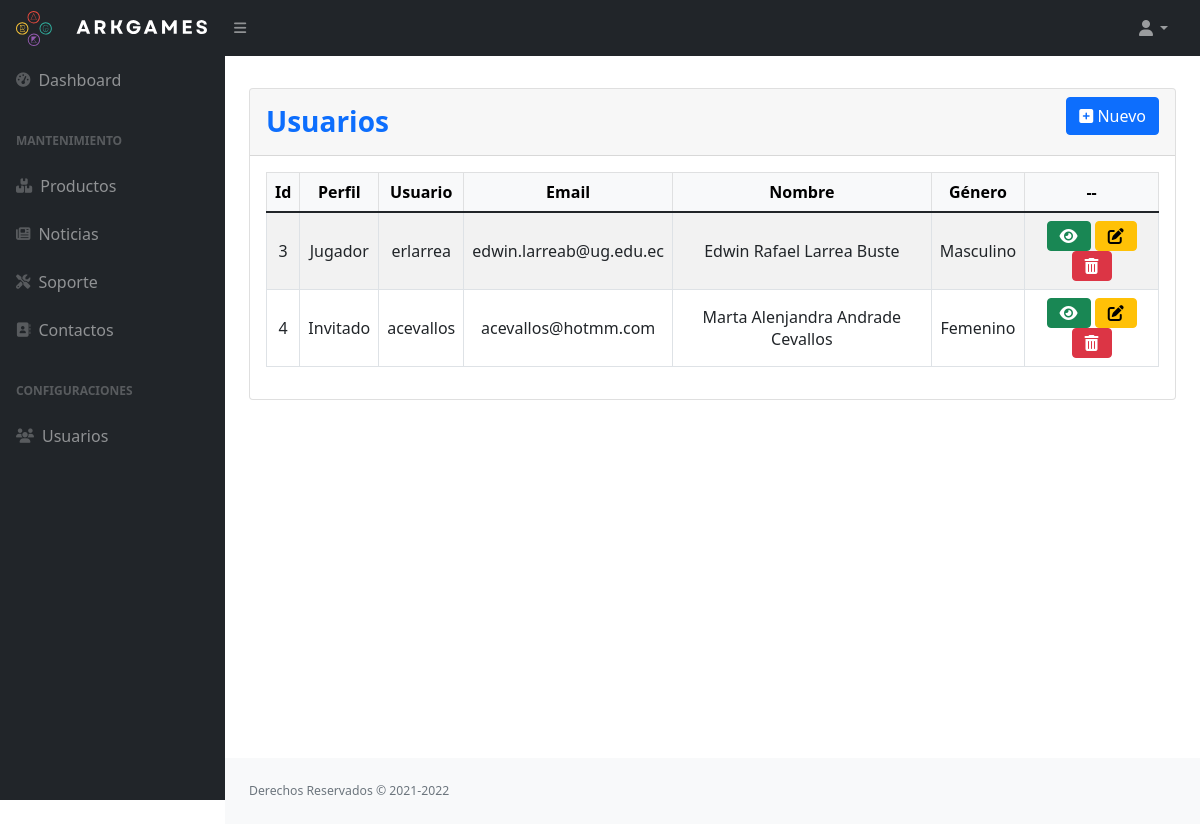
The app's page /index.php?c=usuarios, older data.
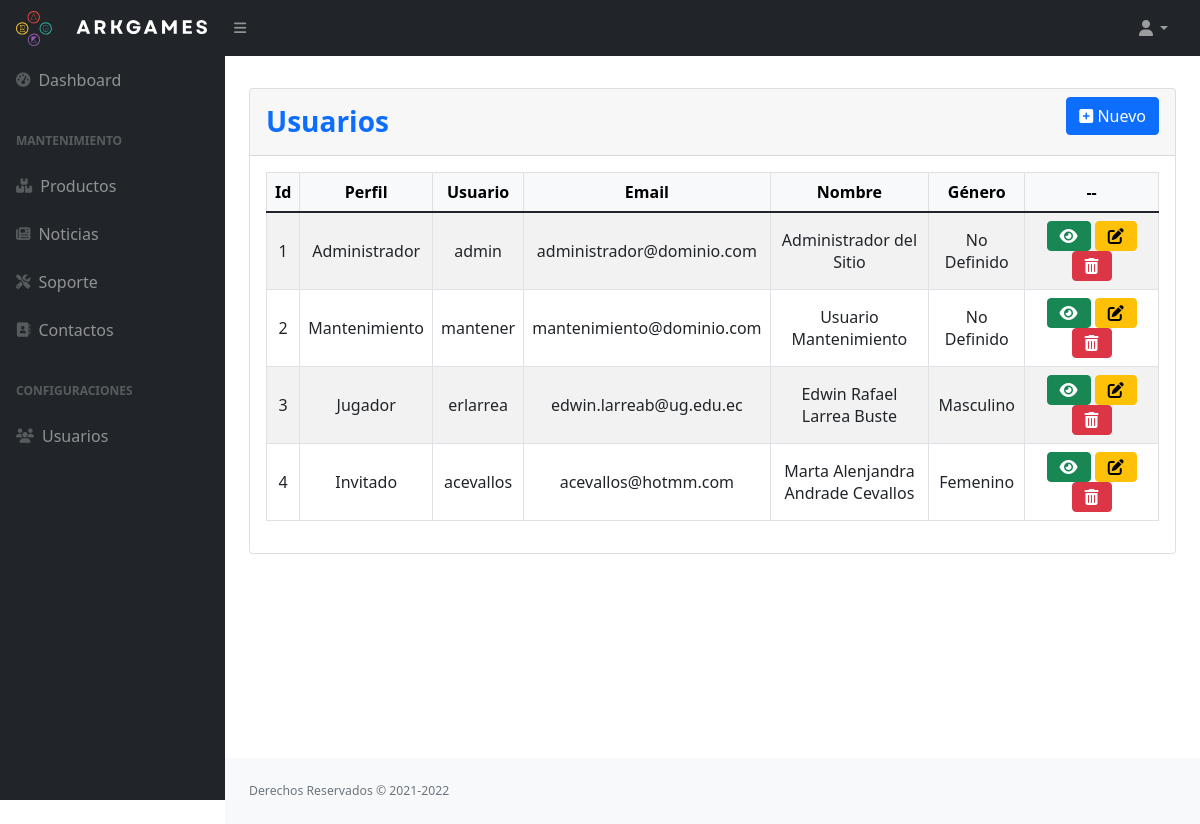
The same page, newer data.
### tables this page shows
CREATE TABLE `usuarios` (
    `Id` bigint unsigned NOT NULL AUTO_INCREMENT,
    `IdRol` enum('0', '1', '2', '3') NOT NULL COMMENT 'Tipos de Roles (0=> Invitado, 1=>Administrador, 2=>Jugador, 3=>Mantenimiento)',
    `IdServidor` int NOT NULL DEFAULT 0,
    `NickName` varchar(15) NOT NULL,
    `Email` varchar(80) DEFAULT '',
    `NombreCompleto` varchar(80) NOT NULL,
    `Genero` varchar(1) NOT NULL DEFAULT 'N',
    `FechaNacimiento` timestamp NOT NULL,
    `PasswordHASH` blob NOT NULL,
    `Activo` tinyint(1) NOT NULL DEFAULT 1,
    `UsuarioActualizacion` bigint unsigned NOT NULL DEFAULT 0,
    `FechaCreacion` timestamp NOT NULL DEFAULT CURRENT_TIMESTAMP,
    `FechaActualizacion` timestamp NOT NULL DEFAULT CURRENT_TIMESTAMP,
    PRIMARY KEY (`Id`)
  );

### controller/ManagerRoute.php (called while the page is built, shortened)
<?php
class ManagerRoute
{
    public function ruteo()
    {
        $accion = (!empty($_REQUEST['a'])) ? htmlentities($_REQUEST['a']) : FUNCTION_DEFAULT;
        $cont = new $controller();
        $cont->$accion();
    }
}

### index.php (called while the page is built, shortened)
<?php
require_once 'controller/ManagerRoute.php';
$front = new ManagerRoute();
$front->ruteo();

### config/conexion.php (called while the page is built)
<?php
class Conexion
{
    public static function getConexion()
    {
        $host = "localhost";
        $port = 3306;
        $database_username = "root";
        $database_password = "DBA#2021ug";
        $dbname = "ArkgamesBD";
        $conectar = null;
        $cadena = "mysql:host={$host};port={$port};dbname={$dbname}";
        try {
            $conectar = new PDO($cadena, $database_username, $database_password);
        } catch (Exception $e) {
            print "¡Error BD!: " . $e->getMessage() . "<br/>";
            print_r("ERROR DE CONEXION");
            die();
        }
        return $conectar;
    }
}

### models/dao/UsuarioDAO.php (called while the page is built, shortened)
<?php
require_once ROOT_PATH . 'config/conexion.php';
require_once DTO_PATH . 'Usuario.php';
class UsuarioDAO
{
  private $con;
  public function __construct()
  {
    $this->con = Conexion::getConexion();
  }
  public function All()
  {
    return $this->sqlQuery("SELECT * FROM usuarios WHERE Activo=1");
  }
  function sqlQuery(?String $sql)
  {
    $stmt = $this->con->prepare($sql);
    $stmt->execute();
    $usuarios = $stmt->fetchAll(PDO::FETCH_ASSOC);
    $ObjReturn = array();
    foreach ($usuarios  as $usuario) {
      $ObjUsuario = new Usuario();
      $ObjUsuario->SetValorDTO($usuario);
      $ObjReturn[] = $ObjUsuario;
    }
    return $ObjReturn;
  }
}

### models/dto/Enumeradores.php (called while the page is built, shortened)
<?php
class Genero extends enum
{
    public static function getName(?String $value)
    {
        switch ($value) {
            case 'M':
                return "Masculino";
            case 'F':
                return "Femenino";
            case 'N':
                return "No Definido";
        }
    }
}
class TipoRol extends enum
{
    public static function getName(int $value)
    {
        switch ($value) {
            case 0:
                return "Invitado";
            case 1:
                return "Administrador";
            case 2:
                return "Jugador";
            case 3:
                return "Mantenimiento";
        }
    }
}

### models/dto/Usuario.php (called while the page is built, shortened)
<?php
class Usuario
{
    public function SetValorDTO($Valor_UsuarioDTO)
    {
        if (isset($Valor_UsuarioDTO)) {
            $this->NickName = $Valor_UsuarioDTO['NickName'];
            $this->Email = $Valor_UsuarioDTO['Email'];
            $this->Genero = $Valor_UsuarioDTO['Genero'];
            $this->NombreCompleto = $Valor_UsuarioDTO['NombreCompleto'];
        }
    }
}

### views/Usuarios/listar.php (the view, shortened to what this page needs)
<?php
require_once DTO_PATH . 'Enumeradores.php';
require_once VIEW_PATH . 'Templates/HeadDashboardBootstrap.php'
?>
</head>
<?php require_once VIEW_PATH . 'Templates/MenuDashboardBootstrap.php' ?>
<main>
    <div class="container-fluid px-4  my-2">
        <div class="card mb-4 ">
            <div class="card-header font-weight-bold text-primary align-middle">
                <div class="row">
                    <div class="col text-first align-middle">
                        <h3 class="fw-bold" style="margin-top:.5rem">Usuarios</h3>
                    </div>
                    <div class="col text-end align-middle">
                        <a href="index.php?c=usuarios&a=new" class="btn btn-primary"><i class="fas fa-plus-square"></i> Nuevo</a>
                    </div>
                </div>
            </div>
            <div class="card-body">
                <div class="table-responsive">
                    <table class="table table-striped table-bordered table-hover align-middle" id="dtTabla" width="100%" cellspacing="0">
                        <thead class="table-light">
                            <th class="text-center" scope="col">Id</th>
                            <th class="text-center" scope="col">Perfil</th>
                            <th class="text-center" scope="col">Usuario</th>
                            <th class="text-center" scope="col">Email</th>
                            <th class="text-center" scope="col">Nombre</th>
                            <th class="text-center" scope="col">Género</th>
                            <th style="width: 15%; " class="text-center" scope="col">--</th>
                        </thead>
                        <tbody>
                            <?php
                            foreach ($lista as $registro) {
                            ?>
                                <tr>
                                    <th class="align-middle text-center fw-light" scope="row"><?php echo $registro->Id ?></th>
                                    <td class="align-middle text-center fw-light"><?php echo TipoRol::getName($registro->IdRol) ?></td>
                                    <td class="align-middle text-center fw-light"><?php echo $registro->NickName ?></td>
                                    <td class="align-middle text-center fw-light"><?php echo $registro->Email ?></td>
                                    <td class="align-middle text-center fw-light"><?php echo $registro->NombreCompleto ?></td>
                                    <td class="align-middle text-center fw-light"><?php echo Genero::getName($registro->Genero) ?></td>
                                    <td class="align-middle text-center fw-light " style="width: 15%; ">
                                        <a href="index.php?c=usuarios&a=show&id=<?php echo $registro->Id ?>" class="btn btn-success"><i class="fas fa-eye"></i></a>
                                        <a href="index.php?c=usuarios&a=edit&id=<?php echo $registro->Id ?>" class="btn btn-warning"><i class="fas fa-edit"></i></a>
                                        <a href="index.php?c=usuarios&a=delete&id=<?php echo $registro->Id ?>" class="btn btn-danger"><i class="fas fa-trash-alt"></i></a>
                                    </td>
                                </tr>
                            <?php
                            }
                            ?>
                        </tbody>
                    </table>
                </div>
            </div>
        </div>
    </div>
    <div class="position-fixed bottom-0 end-0 p-3 " style="z-index: 11">
    </div>
</main>
<?php require_once VIEW_PATH . 'Templates/FootDashboardBootstrap.php' ?>
<?php require_once VIEW_PATH . 'Templates/EndDashboardBootstrap.php' ?>

### controller/UsuariosController.php (shortened to what this page needs)
<?php
require_once DAO_PATH . 'UsuarioDAO.php';
class UsuariosController
{
   private $modelo;
   public function __construct()
   {
      $this->modelo = new UsuarioDAO();
   }
   public function index()
   {
      $lista =  $this->modelo->All();
      echo VIEW_PATH .  "Usuarios/listar.php";
      require_once(VIEW_PATH .  "Usuarios/listar.php");
   }
}

### views/Templates/HeadDashboardBootstrap.php (shortened to what this page needs)
<!DOCTYPE html>
<html lang="es">
<head>
    <link href="assets/css/dashboardBootstrap.css" rel="stylesheet" />
    <link href="https://cdn.jsdelivr.net/npm/bootstrap@5.0.2/dist/css/bootstrap.min.css" rel="stylesheet">

### views/Templates/MenuDashboardBootstrap.php (shortened to what this page needs)
<body class="sb-nav-fixed">
    <nav class="sb-topnav navbar navbar-expand navbar-dark bg-dark">
        <a class="navbar-brand ps-3" href="index.php">
            <img src="assets/img/logo-icon-text.svg" alt="ArkGames" height="35" class="d-inline-block align-text-top" />
        </a>
        <button class="btn btn-link btn-sm order-1 order-lg-0 me-4 me-lg-0" id="sidebarToggle" href="#!"><i class="fas fa-bars"></i></button>
        <ul class="navbar-nav ms-auto ms-md-0 me-3 me-lg-4">
            <li class="nav-item dropdown">
                <a class="nav-link dropdown-toggle" id="navbarDropdown" href="#" role="button" data-bs-toggle="dropdown" aria-expanded="false"><i class="fas fa-user fa-fw"></i></a>
            </li>
        </ul>
    </nav>
    <div id="layoutSidenav">
        <div id="layoutSidenav_nav">
            <nav class="sb-sidenav accordion sb-sidenav-dark" id="sidenavAccordion">
                <div class="sb-sidenav-menu">
                    <div class="nav">
                        <a class="nav-link" href="?c=session&a=dash">
                            <div class="sb-nav-link-icon"><i class="fas fa-tachometer-alt"></i></div>
                            Dashboard
                        </a>
                        <div class="sb-sidenav-menu-heading">Mantenimiento</div>
                        <a class="nav-link" href="?c=session&a=dash">
                            <div class="sb-nav-link-icon"><i class="fa-solid fa-boxes-stacked"></i></div>
                            Productos
                        </a>
                        <a class="nav-link" href="?c=session&a=dash">
                            <div class="sb-nav-link-icon"><i class="fa-solid fa-newspaper"></i></div>
                            Noticias
                        </a>
                        <a class="nav-link" href="?c=session&a=dash">
                            <div class="sb-nav-link-icon"><i class="fa-solid fa-screwdriver-wrench"></i></div>
                            Soporte
                        </a>
                        <a class="nav-link" href="?c=session&a=dash">
                            <div class="sb-nav-link-icon"><i class="fa-solid fa-address-book"></i></div>
                            Contactos
                        </a>
                        <div class="sb-sidenav-menu-heading">Configuraciones</div>
                        <a class="nav-link" href="?c=usuarios">
                            <div class="sb-nav-link-icon"><i class="fa-solid fa-users"></i></div>
                            Usuarios
                        </a>
                    </div>
                </div>
            </nav>
        </div>
        <div id="layoutSidenav_content">

### views/Templates/FootDashboardBootstrap.php
<footer class="py-4 bg-light mt-auto">
    <div class="container-fluid px-4">
        <div class="d-flex align-items-center justify-content-between small">
            <div class="text-muted"><small>Derechos Reservados &copy; 2021-2022</small></div>
        </div>
    </div>
</footer>
</div>
</div>

### views/Templates/EndDashboardBootstrap.php (shortened to what this page needs)
</body>
</html>

Row changes from the older to the newer data that the page shows:
added usuarios: Id "1", IdRol "Administrador", NickName "admin", Email "administrador@dominio.com", NombreCompleto "Administrador del Sitio", Genero "No Definido"
added usuarios: Id "2", IdRol "Mantenimiento", NickName "mantener", Email "mantenimiento@dominio.com", NombreCompleto "Usuario Mantenimiento", Genero "No Definido"
